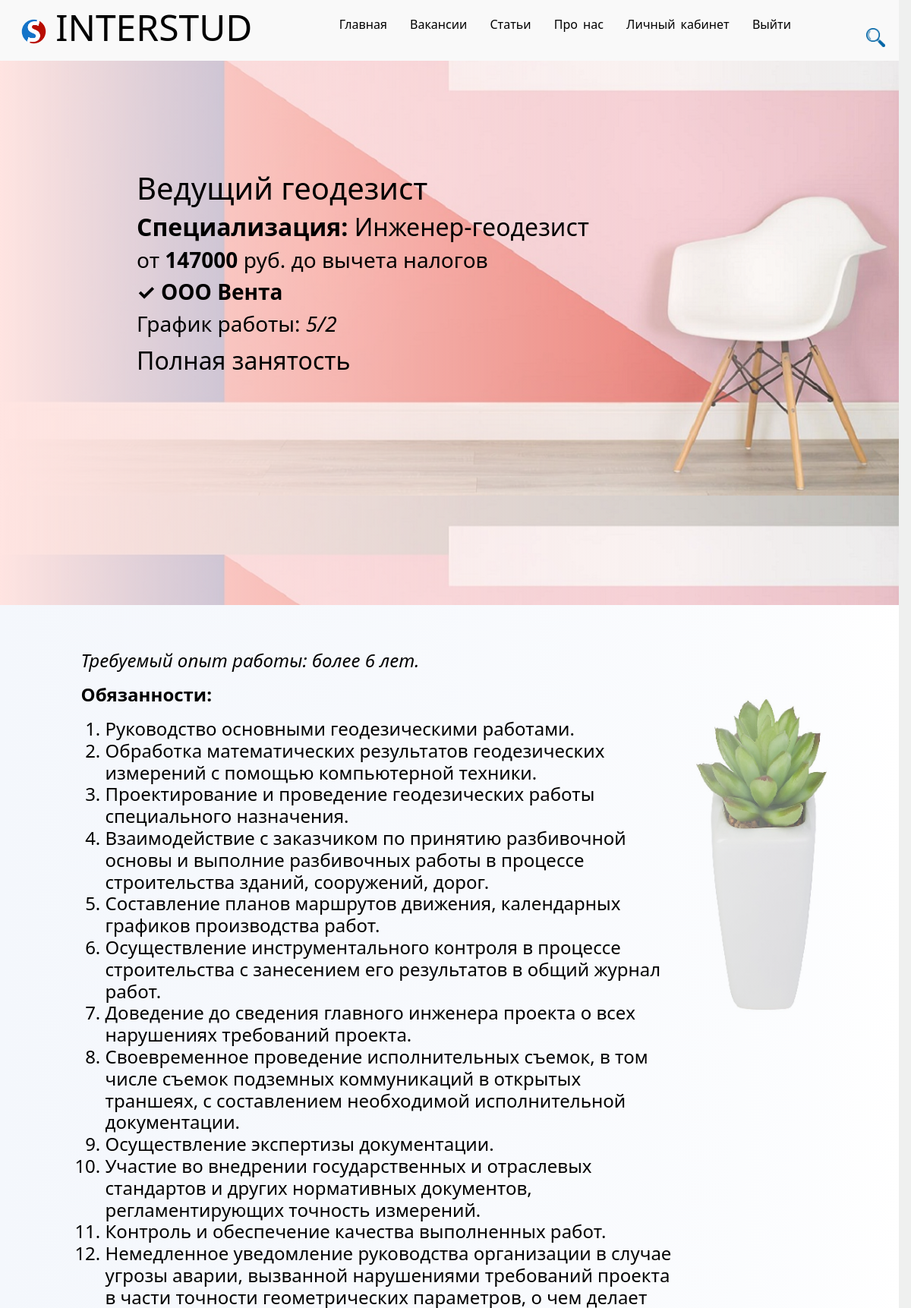
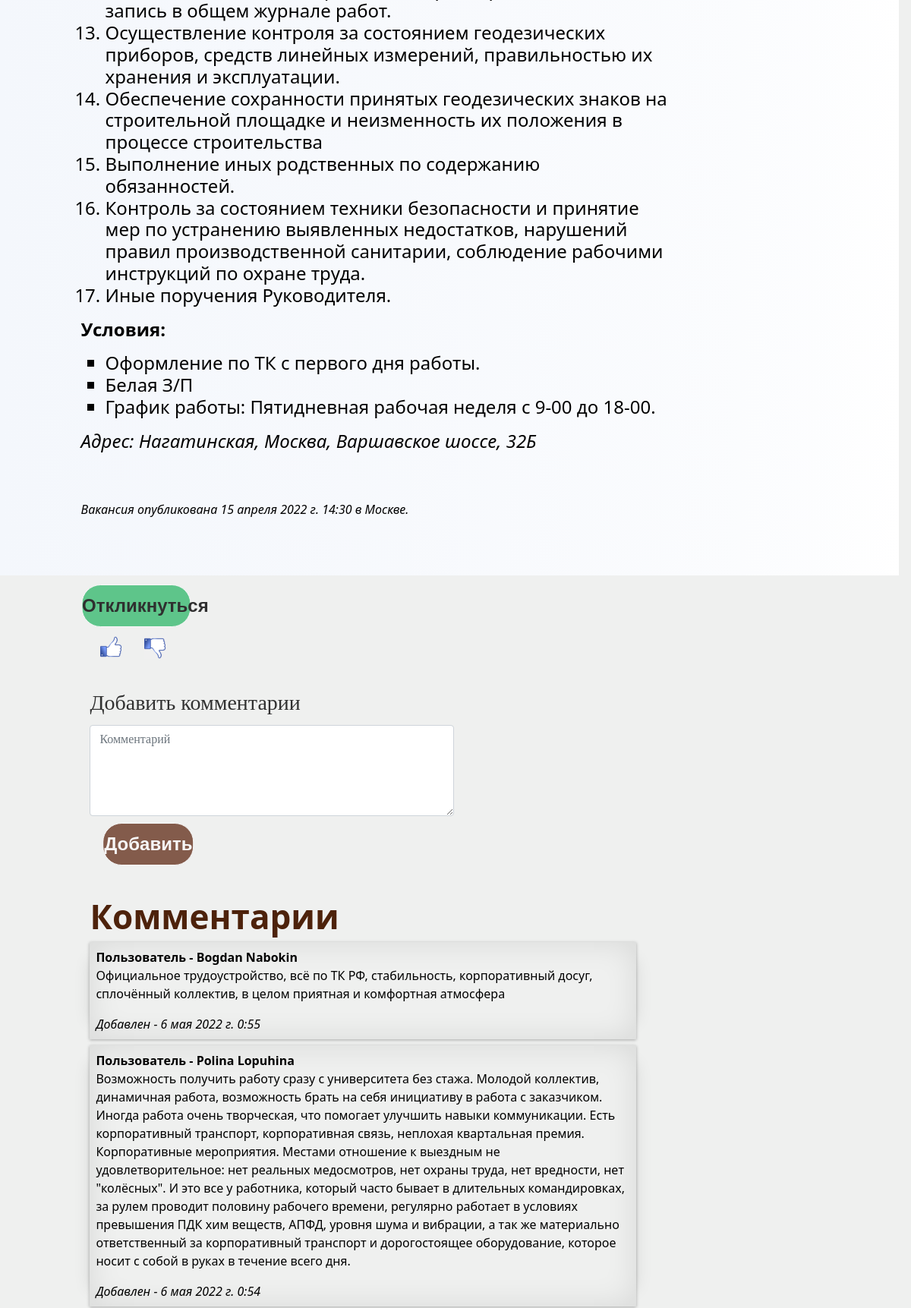
Screenshot of /job/16 (signed in, upper part) with the database file from the repository (2 pictures, top to bottom).
### job/models.py (models this page shows, shortened)
class Job(models.Model):
    fac=models.ForeignKey(Facultet, related_name="fac_FK", on_delete=models.CASCADE)
    title = models.CharField('Название', max_length=50, default='')
    specialty = models.CharField('Специализация', max_length=50, default='')
    salary = models.IntegerField('Зарплата', default=0)
    full_part_time = models.BooleanField('Занятость', default=False)
    work_graph = models.CharField('График работы', max_length=20, default='')
    company = models.CharField('Название компании', max_length=50, default='')
    post_date = models.DateTimeField(default=now)
    score = models.BigIntegerField(default=0)
    number_of_ratings = models.BigIntegerField(default=0)
    anons = models.CharField('Анонс', max_length=250)
    full_text = models.TextField('Статья')
    email_company=models.EmailField('Email')

class Comment_job(models.Model):
    post = models.ForeignKey(Job, related_name='comments', on_delete=models.CASCADE)
    name = models.TextField()
    email = models.EmailField()
    body = models.TextField()
    created = models.DateTimeField(auto_now_add=True)
    updated = models.DateTimeField(auto_now=True)
    active = models.BooleanField(default=True)
    class Meta:
        ordering = ('created',)

### job/views.py (the view, shortened to what this page needs)
# urls.py: path('<int:pk>', views.job_detail, name="job_detail"),
def job_detail(request, pk):
    form = CommentForm()
    job = get_object_or_404(Job, id=pk)
    comments = Comment_job.objects.filter(post=pk)
    lk=LK.objects.get(lk_user=request.user)
    return render(request, 'job/detail_view.html', {'job': job, 'comments': comments, 'form': form, 'lk': lk})

### job/forms.py
class CommentForm(ModelForm):
    class Meta:
        model = Comment_job
        fields = ( 'body', )
        widgets = {
            "body": Textarea(attrs={
                'class': 'form-control',
                'placeholder': 'Комментарий',
                'style': 'height:15vh; margin-top:1vw;  width: 40vw;'
            })
        }

### job/templates/job/detail_view.html (shortened to what this page needs)
{% extends 'main/layout.html' %}
{% block content %}
    <div class="bl8 block_vac">
       <h1>{{ job.title }}</h1>
       <h2><b>Специализация:</b> {{ job.specialty }}</h2>
       <h3>от <b>{{ job.salary }}</b> руб. до вычета налогов</h3>
       <h3><b>✓ {{ job.company }}</b></h3>
       <h3>График работы: <i>{{ job.work_graph }}</i></h3>
    </div>
    <div class="bl9 block_vac">
               {{ job.full_text |safe }}
           <p><i>Вакансия опубликована {{ job.post_date }} в Москве.</i></p>
    </div>
    <div>
        <button class="button_dop" id=otklik type="submit">
            <a href="mailto:{{job.email_company}}?subject=Отклик на вакансию {{ job.title }}&body=С уважением, {{ lk.name_lk }} {{lk.surname_lk}}">Откликнуться</a>
        </button>
    </div>
       {% if request.user.is_authenticated %}
       <a style="margin-left: 10vw" href="{% url 'like_j' job.id %}"><input type="image" src="/media/like.png"  width="30vw" height="30vh" alt="" style=" margin: 1%"></a>
       <a href="{% url 'unlike_j' job.id %}"><input type="image" src="/media/dislike.jpg"  width="30vw" height="30vh" alt="" style=" margin: 1%"></a>
      <div class="bl13 block_vac">
       <form  method="post">
              <h3>Добавить комментарии</h3>
              <f>{{ form.body }}</f>
              <button class="btn2 button_dop" type="submit">Добавить</button>
            </form>
       {% endif %}
    </div>
    <div class="comments">
        <h1>Комментарии</h1>
        {% for comment in comments reversed %}
            <div class="com">
              <b>Пользователь - {{ comment.name }}</b><br>
              <p>{{ comment.body }} </p>
              <i>Добавлен - {{ comment.created }}</i><br>
            </div>
        {% endfor %}
    </div>
{% endblock %}

### main/static/main/css/main.css (style rules this page uses)
* { margin: 0; padding: 0; box-sizing: border-box; }
html, body { background-color: rgb(239, 240, 239); width:98.65vw; height:100vh; }
.block_vac { color: rgb(164, 165, 163); text-align: left; width: 98.65vw; height: 99.65vh; }
.bl8 { background: linear-gradient(to left, transparent, 50%, mistyrose), url("/media/job/title.jpg"); background-size: 100%; color: black; padding: 28vh 7vw 5vh 15vw; }
.bl9 { height: auto; background: linear-gradient(to left, transparent, 30%, rgb(244, 247, 252)), url("/media/job/osn.png"); background-size: 100%; color: black; padding: 5% 25% 5% 9%; font-weight: 500; }
.bl9 h4 { padding-bottom:5%; }
.bl13 { width: 80%; height: 40%; color: rgb(49, 49, 49); margin: 2% auto 2% auto; text-align: left; padding-bottom: 5px; font-family: Palatino, URW Palladio L, serif; }
a:hover, a:visited, a:link, a:active { text-decoration: none; color: #000; }
.comments { position: relative; margin: 3% auto 3% 10%; max-width: 60vw; color: black; }
.comments h1 { color:rgb(77, 34, 11); font-size: 5.5vh; font-weight: 600; }
.com { background-color: rgb(239, 240, 239); margin-bottom: 1vh; padding: 1vh; box-shadow: 0 1px 4px rgba(0, 0, 0, .3), -23px 0 20px -23px rgba(0, 0, 0, .1), 23px 0 20px -23px rgba(0, 0, 0, .1), 0 0 40px rgba(0, 0, 0, .1) inset; }
.button_dop { background-color: rgb(105, 54, 35); color:#f9f9f9; left: 5%; width: 10vw; height: 7vh; margin: 1% auto auto 3% ; font-size: 3vh; position: relative; transform: translate(-49%,0); text-align: center; font-family: sans-serif; font-weight: bold; text-decoration:none; box-sizing: border-box; background-size: 400%; border: 1px solid #f9f9f9; border-radius: 25px; z-index: 1; opacity: 80%; }
.button:before, .button_dop:before { content: ""; position: absolute; top: -5px; right: -5px; bottom: -5px; left: -5px; z-index: -1; background: linear-gradient(90deg, #FEFFFF, #A7CECC); background-size: 400%; border-radius: 40px; opacity: 0; transition: .5s; }
.btn2 { left: 5%; }
#otklik { background-color: rgb(58, 187, 114); width: 12vw; height: 7vh; left: 12%; }

### rows the page displays
Job: title "Ведущий геодезист", specialty "Инженер-геодезист", salary "147000", company "ООО Вента", work_graph "5/2", full_text "Требуемый опыт работы: более 6 лет. Обязанности: Руководство основными геодезическими работами. Обработка математических результатов геодезических измерений с помощью компьютерной техники. Проектирование и проведение геодезических работы специального назначения. Взаимодействие с заказчиком по принятию разбивочной основы и выполние разбивочных работы в процессе строительства зданий, сооружений, дорог. Составление планов маршрутов движения, календарных графиков производства работ. Осуществление инструментального контроля в процессе строительства с занесением его результатов в общий журнал работ. Доведение до сведения главного инженера проекта о всех нарушениях требований проекта.…", post_date "15 апреля 2022 г. 14:30"
Comment_job: name "Bogdan Nabokin", body "Официальное трудоустройство, всё по ТК РФ, стабильность, корпоративный досуг, сплочённый коллектив, в целом приятная и комфортная атмосфера", created "6 мая 2022 г. 0:55"
Comment_job: name "Polina Lopuhina", body "Возможность получить работу сразу с университета без стажа. Молодой коллектив, динамичная работа, возможность брать на себя инициативу в работа с заказчиком. Иногда работа очень творческая, что помогает улучшить навыки коммуникации. Есть корпоративный транспорт, корпоративная связь, неплохая квартальная премия. Корпоративные мероприятия. Местами отношение к выездным не удовлетворительное: нет реальных медосмотров, нет охраны труда, нет вредности, нет \"колёсных\". И это все у работника, который часто бывает в длительных командировках, за рулем проводит половину рабочего времени, регулярно работает в условиях превышения ПДК хим веществ, АПФД, уровня шума и вибрации, а так же материально…", created "6 мая 2022 г. 0:54"
